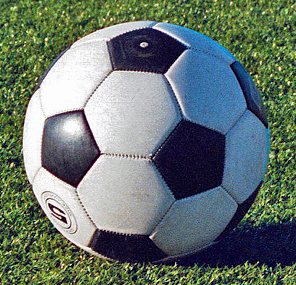
#> input picture Week_7_&_8/OpenCV_Recap/sample.jpg, 296 x 285 px
$ python cropping.py
#> lines starting #> are read from the running program, lines starting #| are printed output that depends on the picture
import cv2

# Load the image
image = cv2.imread('sample.jpg')
#> image is the input picture: shape (285, 296, 3); mean B, G, R 111, 117.3, 104
h, w, _ = image.shape
#> h = 285; w = 296

# 1. Basic Cropping using NumPy Slicing
# Syntax: image[start_y:end_y, start_x:end_x]
start_x, start_y = 100, 100
crop_w, crop_h = 200, 200
cropped_image = image[start_y:start_y+crop_h, start_x:start_x+crop_w]
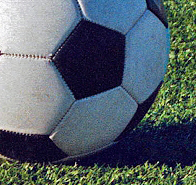
#> cropped_image: shape (185, 196, 3); mean B, G, R 106.4, 98.2, 86.2

# 2. Sequential Patch Generation
patch_h, patch_w = 100, 100  # Dimensions for individual patches

for y in range(0, h, patch_h):
    for x in range(0, w, patch_w):
        # Edge case handling to prevent pulling out-of-bounds incomplete sections
        if y + patch_h > h or x + patch_w > w:
            continue

        # Slicing out the individual patch segments
        patch = image[y:y+patch_h, x:x+patch_w]

        # Save or process the generated patch
        cv2.imwrite(f'patch_{y}_{x}.jpg', patch)
#> this loop made 3 passes
#> pass 1, `cv2.imwrite(f'patch_{y}_{x}.jpg', patch)`:
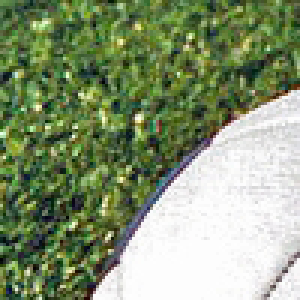
#> saved as patch_0_0.jpg: shape (100, 100, 3) (shown 3 times larger); mean B, G, R 114.6, 149.2, 133.5
#> pass 1, `cv2.imwrite(f'patch_{y}_{x}.jpg', patch)`:
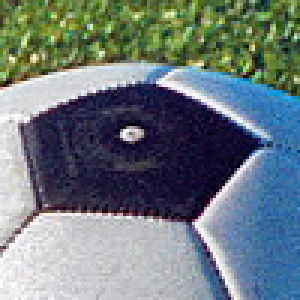
#> saved as patch_0_100.jpg: shape (100, 100, 3) (shown 3 times larger); mean B, G, R 125.6, 121.4, 108.9
#> pass 2, `cv2.imwrite(f'patch_{y}_{x}.jpg', patch)`:
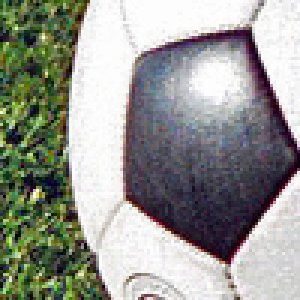
#> saved as patch_100_0.jpg: shape (100, 100, 3) (shown 3 times larger); mean B, G, R 144.8, 151.5, 149.9
#> pass 2, `cv2.imwrite(f'patch_{y}_{x}.jpg', patch)`:
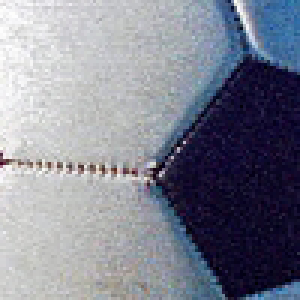
#> saved as patch_100_100.jpg: shape (100, 100, 3) (shown 3 times larger); mean B, G, R 145.3, 131.9, 129.1
